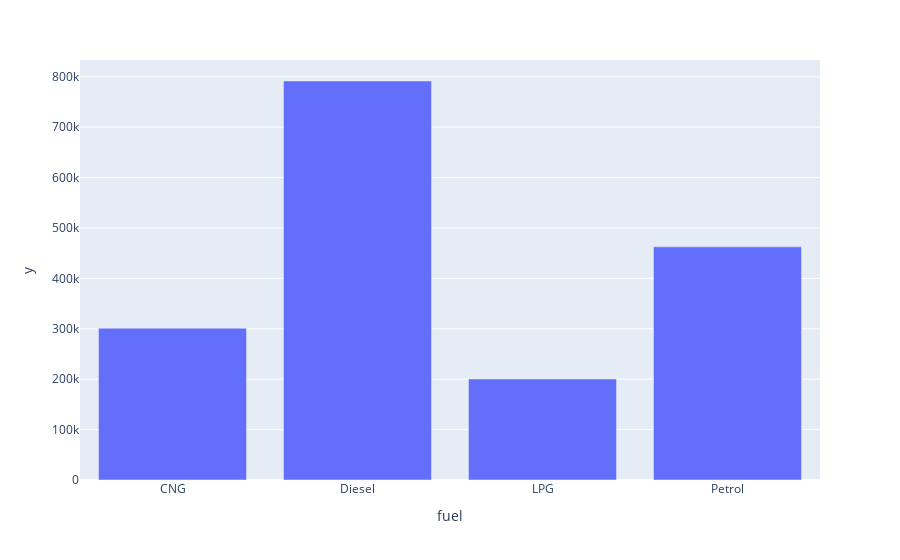

The notebook cell saved with this chart:
### Code cell
df_new=df.groupby('fuel')['selling_price'].mean()
px.bar(df_new,x=df_new.index,y=df_new.values)

### Figure 1 — Plotly figure (JSON) as saved in the notebook; plotly's stock layout.template omitted (floating-point values rounded to 4 significant figures)
{"data": [{"alignmentgroup": "True", "hovertemplate": "fuel=%{x}<br>y=%{y}<extra></extra>", "legendgroup": "", "marker": {"color": "#636efa", "pattern": {"shape": ""}}, "name": "", "offsetgroup": "", "orientation": "v", "showlegend": false, "textposition": "auto", "type": "bar", "x": ["CNG", "Diesel", "LPG", "Petrol"], "xaxis": "x", "y": [301000.0, 791500.0, 200400.0, 462400.0], "yaxis": "y"}], "layout": {"autosize": true, "barmode": "relative", "legend": {"tracegroupgap": 0}, "margin": {"t": 60}, "xaxis": {"anchor": "y", "autorange": true, "domain": [0, 1], "range": [-0.5, 3.5], "title": {"text": "fuel"}, "type": "category"}, "yaxis": {"anchor": "x", "autorange": true, "domain": [0, 1], "range": [0, 833100.0], "title": {"text": "y"}, "type": "linear"}}}
